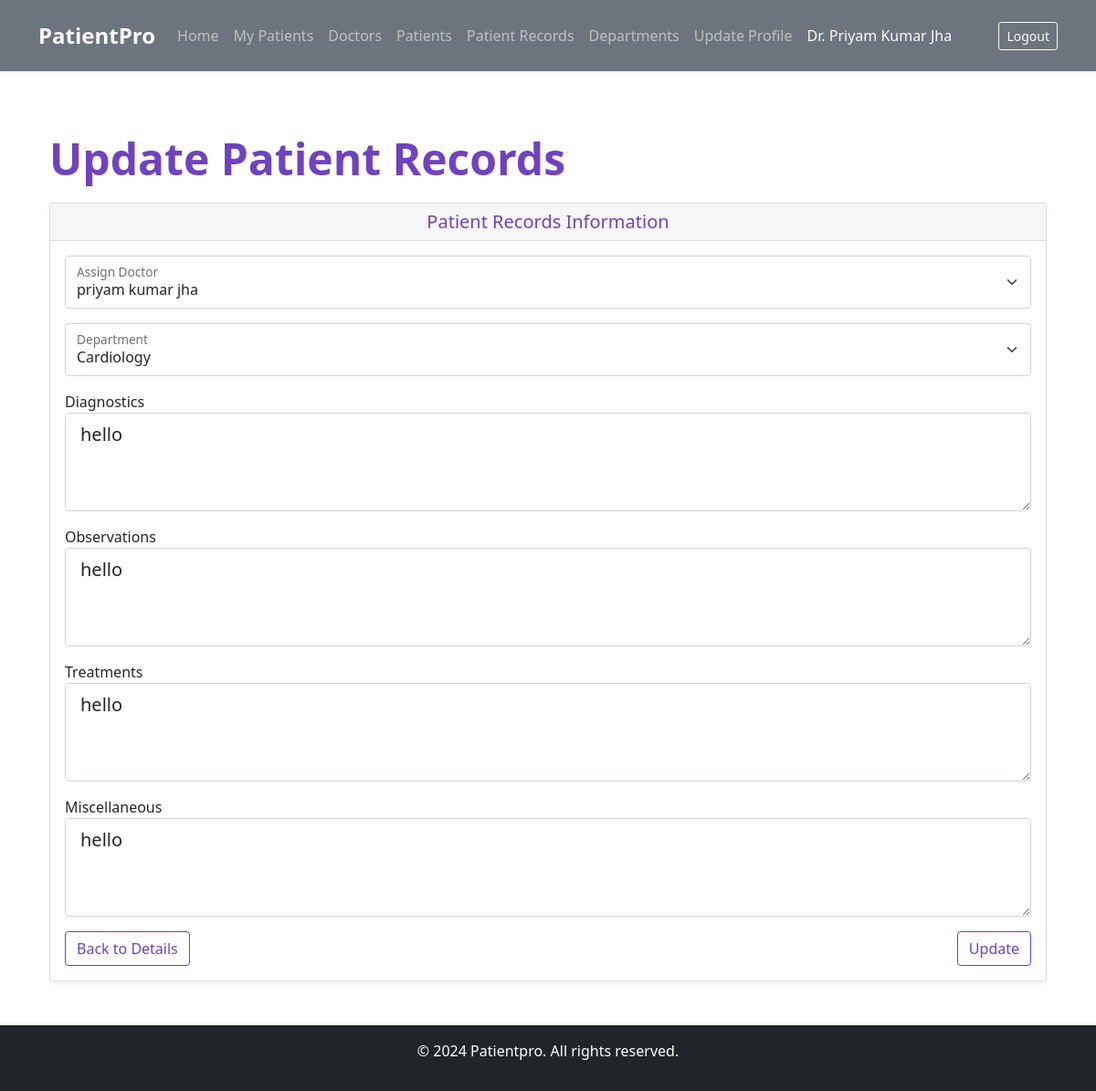
Screenshot of /patient_records/2/update/ (signed in) with the database file from the repository.
### MediAccess/models.py (models this page shows, shortened)
class CustomUser(AbstractUser):
    USER_TYPE_CHOICES = (
        ('patient', 'Patient'),
        ('doctor', 'Doctor'),
    )
    user_type = models.CharField(max_length=10, choices=USER_TYPE_CHOICES)
    department = models.ForeignKey(Department, on_delete=models.SET_NULL, null=True, blank=True)
    email = models.EmailField(unique=True)
    full_name = models.CharField(max_length=255)
    phone_number = models.CharField(max_length=15, blank=True, null=True)
    address = models.TextField(blank=True, null=True)
    professional_license_number = models.CharField(max_length=100, blank=True, null=True)
    years_of_experience = models.PositiveIntegerField(blank=True, null=True)
    objects = CustomUserManager()

class PatientRecord(models.Model):
    record_id = models.AutoField(primary_key=True)
    patient = models.ForeignKey(CustomUser, on_delete=models.CASCADE, limit_choices_to={'user_type': 'patient'})
    created_date = models.DateField(auto_now_add=True)
    diagnostics = models.TextField()
    observations = models.TextField(blank=True)
    treatments = models.TextField(blank=True)
    department = models.ForeignKey(Department, on_delete=models.CASCADE, null=True, blank=True)
    misc = models.TextField(blank=True)
    doctor = models.ForeignKey(settings.AUTH_USER_MODEL, related_name='assigned_records', on_delete=models.SET_NULL, null=True, blank=True)

### MediAccess/views.py (the view)
# urls.py: path('patient_records/<int:patient_id>/update/', update_patient_detail, name='update_patient_detail'),
@login_required
def update_patient_detail(request, patient_id):
    patient = CustomUser.objects.get(id=patient_id, user_type='patient')
    if request.user.user_type != 'doctor':
        messages.warning(request, 'You are not authorized to view this page.')
        return redirect('home')
    patient_record, created = PatientRecord.objects.get_or_create(patient=patient)
    if request.method == 'POST':
        form = PatientRecordForm(request.POST, instance=patient_record)
        if form.is_valid():
            record = form.save(commit=False)
            record.patient = patient  # Ensure the patient field is set
            record.save()
            patient.department = record.department
            patient.save()
            messages.success(request, 'Patient record updated successfully.')
            return redirect('get_patient_records', patient_id=patient.id)
        else:
            messages.warning(request, 'Please correct the error below.')
    else:
        form = PatientRecordForm(instance=patient_record)
    return render(request, 'update_patient_detail.html', {'form': form, 'patient': patient})

### MediAccess/forms.py
class PatientRecordForm(forms.ModelForm):
    doctor = forms.ModelChoiceField(
        queryset=CustomUser.objects.filter(user_type='doctor').exclude(is_superuser=True),
        required=False,
        empty_label='Select a doctor'
    )
    class Meta:
        model = PatientRecord
        fields = ['diagnostics', 'observations', 'treatments', 'department', 'misc', 'doctor']
        widgets = {
            'diagnostics': forms.Textarea(attrs={'rows': 4}),
            'observations': forms.Textarea(attrs={'rows': 4}),
            'treatments': forms.Textarea(attrs={'rows': 4}),
            'misc': forms.Textarea(attrs={'rows': 4}),
        }

### templates/update_patient_detail.html (shortened to what this page needs)
{% extends "base.html" %}
{% block content %}
<div class="container mt-4">
    <h1 class="display-5 fw-bold lh-1 mb-4 text-primary">Update Patient Records</h1>
    <div class="card shadow-sm">
        <div class="card-header text-primary d-flex justify-content-center">
            <h5 class="card-title mb-0">Patient Records Information</h5>
        </div>
        <div class="card-body">
            <form method="POST">
                <div class="form-floating mb-3">
                    <select name="doctor" class="form-select form-control-lg" id="id_doctor" required>
                        {% for doctor in form.doctor.field.queryset %}
                            <option value="{{ doctor.id }}" {% if doctor.id == form.doctor.value %}selected{% endif %}>
                                {{ doctor.full_name }}
                            </option>
                        {% endfor %}
                    </select>
                    <label for="id_doctor">Assign Doctor</label>
                </div>
                <div class="form-floating mb-3">
                    <select name="department" class="form-select form-control-lg" id="id_department" required>
                        {% for department in form.department.field.queryset %}
                            <option value="{{ department.id }}" {% if department.id == form.department.value %}selected{% endif %}>{{ department.name }}</option>
                        {% endfor %}
                    </select>
                    <label for="id_department">Department</label>
                </div>
                <div class="mb-3">
                    <label for="id_diagnostics">Diagnostics</label>
                    <textarea name="diagnostics" class="form-control form-control-lg" id="id_diagnostics" rows="3" required>{{ form.diagnostics.value }}</textarea>
                </div>
                <div class="mb-3">
                    <label for="id_observations">Observations</label>
                    <textarea name="observations" class="form-control form-control-lg" id="id_observations" rows="3">{{ form.observations.value }}</textarea>
                </div>
                <div class="mb-3">
                    <label for="id_treatments">Treatments</label>
                    <textarea name="treatments" class="form-control form-control-lg" id="id_treatments" rows="3">{{ form.treatments.value }}</textarea>
                </div>
                <div class="mb-3">
                    <label for="id_misc">Miscellaneous</label>
                    <textarea name="misc" class="form-control form-control-lg" id="id_misc" rows="3">{{ form.misc.value }}</textarea>
                </div>
                <div class="d-flex justify-content-between">
                    <a href="{% url 'get_patient_detail' patient.id %}" class="btn btn-outline-primary me-2">Back to Details</a>
                    <button type="submit" class="btn btn-outline-primary">Update</button>
                </div>
            </form>
        </div>
    </div>
</div>
{% endblock %}

### templates/base.html (shortened to what this page needs)
{% load widget_tweaks %}
<!doctype html>
<html lang="en">
<head>
    <link href="https://cdn.jsdelivr.net/npm/bootstrap@5.0.2/dist/css/bootstrap.min.css" rel="stylesheet"
>
    <link rel="stylesheet" href="https://cdnjs.cloudflare.com/ajax/libs/font-awesome/4.7.0/css/font-awesome.min.css">
</head>
<body class="d-flex flex-column min-vh-100">
    <nav class="navbar navbar-expand-lg navbar-dark bg-secondary shadow-sm py-3">
        <div class="container">
            <a class="navbar-brand fw-bold" href="{% url 'home' %}">PatientPro</a>
            <div class="collapse navbar-collapse" id="navbarSupportedContent">
                {% if request.user.is_authenticated %}
                    {% if user.user_type == 'doctor' %}
                    <ul class="navbar-nav me-auto mb-2 mb-lg-0">
                        <li class="nav-item">
                            <a class="nav-link {% if request.resolver_match.url_name == 'doctor_dashboard' %}active{% endif %}"
                                aria-current="page" href="{% url 'doctor_dashboard' %}">Home</a>
                        </li>
                        <li class="nav-item">
                            <a class="nav-link {% if request.resolver_match.url_name == 'my_patients' %}active{% endif %}"
                                href="{% url 'my_patients' %}">My Patients</a>
                        </li>
                        <li class="nav-item">
                            <a class="nav-link {% if request.resolver_match.url_name == 'doctor_list' %}active{% endif %}"
                                href="{% url 'doctor_list' %}">Doctors</a>
                        </li>
                        <li class="nav-item">
                            <a class="nav-link {% if request.resolver_match.url_name == 'patient_list' %}active{% endif %}"
                                href="{% url 'patient_list' %}">Patients</a>
                        </li>
                        <li class="nav-item">
                            <a class="nav-link {% if request.resolver_match.url_name == 'patient-records' %}active{% endif %}"
                                href="{% url 'patient-records' %}">Patient Records</a>
                        </li>
                        <li class="nav-item">
                            <a class="nav-link {% if request.resolver_match.url_name == 'department_list' %}active{% endif %}"
                                href="{% url 'department_list' %}">Departments</a>
                        </li>
                        <li class="nav-item">
                            <a class="nav-link {% if request.resolver_match.url_name == 'update_doctor' %}active{% endif %}"
                                href="{% url 'update_doctor' request.user.id %}">Update Profile</a>
                        </li>
                        <li class="nav-item">
                            <span class="nav-link disabled text-light">Dr. {{ user.full_name|title }}</span>
                        </li>
                    </ul>
                    {% endif %}
                    <a href="{% url 'logout' %}" class="btn btn-outline-light btn-sm ms-lg-3">Logout</a>
                {% endif %}
            </div>
        </div>
    </nav>
    <div class="container flex-grow-1 mt-5 mb-5">
        {% block content %}
        {% endblock content %}
    </div>
    <footer class="footer bg-dark text-white text-center py-3">
        <p>&copy; 2024 Patientpro. All rights reserved.</p>
    </footer>
</body>
</html>

### templates/base.html (style rules this page uses)
.navbar { transition: all 0.3s ease; }
.navbar-brand { font-size: 1.5rem; }
.nav-link { transition: color 0.2s ease-in-out; }

### templates/update_patient_detail.html (style rules this page uses)
.btn-outline-primary { border-color: #6f42c1; color: #6f42c1; }
.text-primary { color: #6f42c1 !important; }

### rows the page displays
CustomUser: full_name "Priyam Kumar Jha"
PatientRecord: diagnostics "hello", observations "hello", treatments "hello", misc "hello"

### other values shown
form field doctor "priyam kumar jha"
form field department "Cardiology"
